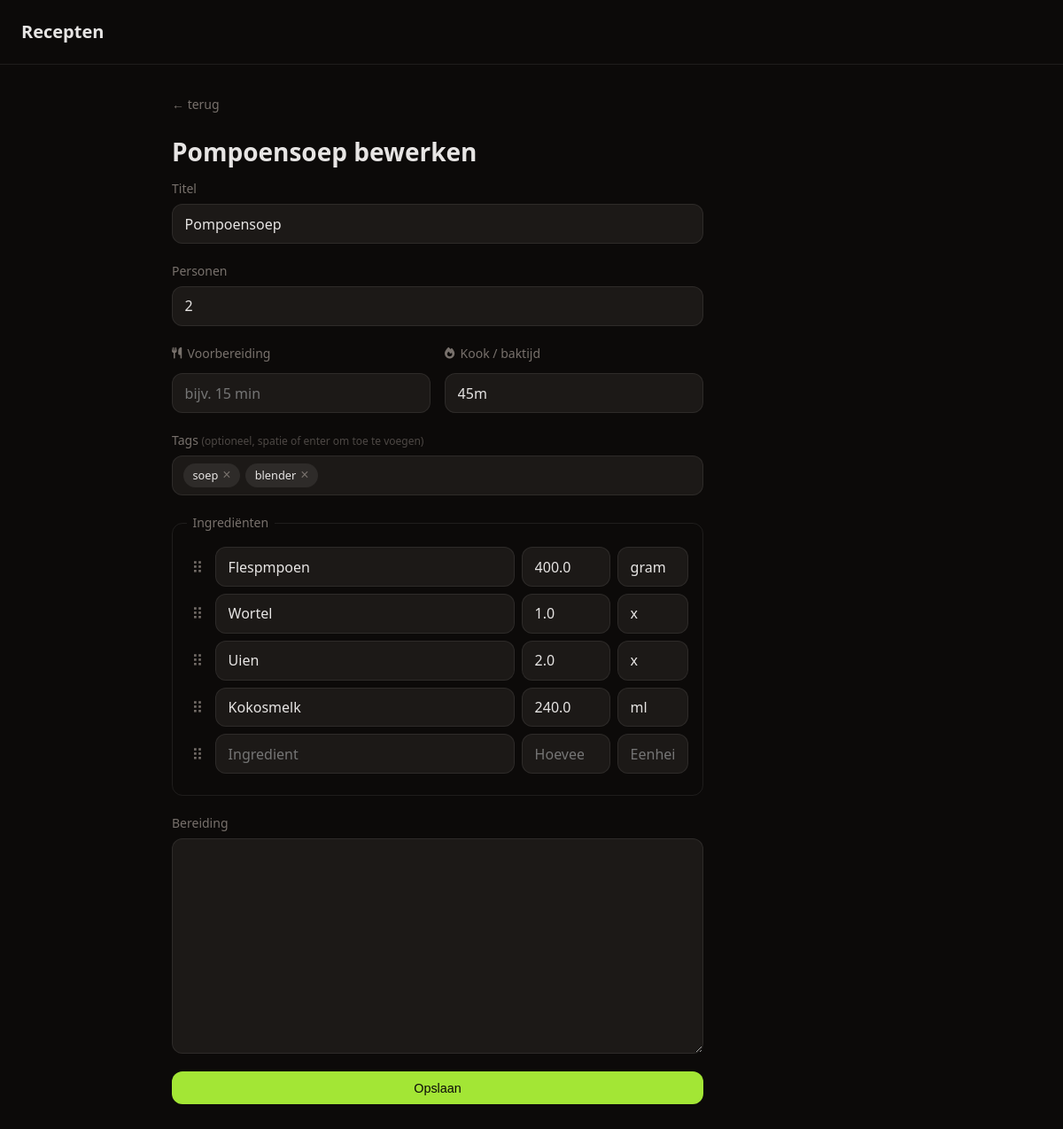
The app's page /recipes/4/edit with its own data.
### tables this page shows
CREATE TABLE recipe (
            id INTEGER PRIMARY KEY AUTOINCREMENT,
            title TEXT NOT NULL,
            steps TEXT NOT NULL DEFAULT '',
            servings INTEGER NOT NULL DEFAULT 2,
            updated_at TIMESTAMP DEFAULT CURRENT_TIMESTAMP
        , cook_time TEXT, tags TEXT, prep_time TEXT);

CREATE TABLE ingredient (
            id INTEGER PRIMARY KEY AUTOINCREMENT,
            recipe_id INTEGER NOT NULL REFERENCES recipe(id) ON DELETE CASCADE,
            item TEXT NOT NULL,
            amount REAL,
            unit TEXT
        , sort_order INTEGER NOT NULL DEFAULT 0);

### app.py (the view)
@app.route("/recipes/<int:id>/edit", methods=["GET", "POST"])
def edit_recipe(id):
    db = get_db()
    recipe = db.execute("SELECT * FROM recipe WHERE id = ?", [id]).fetchone()
    if not recipe:
        return "Recept niet gevonden", 404
    if request.method == "POST":
        return _save_recipe(id)
    ingredients = db.execute("SELECT * FROM ingredient WHERE recipe_id = ? ORDER BY sort_order", [id]).fetchall()
    return render_template("edit.html", recipe=recipe, ingredients=ingredients)

### app.py (called while the page is built)
def get_db():
    if "db" not in g:
        g.db = sqlite3.connect(DATABASE)
        g.db.row_factory = sqlite3.Row
        g.db.execute("PRAGMA foreign_keys = ON")
    return g.db

### templates/edit.html (shortened to what this page needs)
{% extends "base.html" %}
{% block content %}
<a href="{% if recipe %}/recipes/{{ recipe.id }}{% else %}/{% endif %}" class="back">← terug</a>
<h1>{% if recipe %}{{ recipe.title }} bewerken{% else %}Nieuw recept{% endif %}</h1>
<form method="POST" class="recipe-form" {% if recipe %}data-recipe-id="{{ recipe.id }}"{% endif %}>
  <label>
    Titel
    <input name="title" value="{{ recipe.title if recipe else '' }}" required>
  </label>
  <label>
    Personen
    <input name="servings" type="number" min="1" value="{{ recipe.servings if recipe else 2 }}">
  </label>
  <div class="time-fields">
    <label>
      <span class="time-label"><i class="fa-solid fa-utensils"></i> Voorbereiding</span>
      <input name="prep_time" placeholder="bijv. 15 min" value="{{ recipe.prep_time if recipe and recipe.prep_time else '' }}">
    </label>
    <label>
      <span class="time-label"><i class="fa-solid fa-fire"></i> Kook / baktijd</span>
      <input name="cook_time" placeholder="bijv. 30 min" value="{{ recipe.cook_time if recipe and recipe.cook_time else '' }}">
    </label>
  </div>
  <div class="form-group">
    <span class="form-label">Tags <span class="label-optional">(optioneel, spatie of enter om toe te voegen)</span></span>
    <div id="tag-input-box" class="tag-input-box">
      {% if recipe and recipe.tags %}
        {% for tag in recipe.tags.split(',') %}
          {% set t = tag.strip() %}
          {% if t %}
          <span class="tag-pill">{{ t }}<button type="button" class="tag-remove" data-tag="{{ t }}">×</button></span>
          {% endif %}
        {% endfor %}
      {% endif %}
      <input id="tag-text" type="text" placeholder="{% if not recipe or not recipe.tags %}bijv. pasta, soep…{% endif %}" autocomplete="off">
    </div>
  </div>
  <fieldset>
    <legend>Ingrediënten</legend>
    <div id="ingredient-list">
      {% for ing in ingredients %}
      <div class="ingredient-row" draggable="true">
        <span class="drag-handle">⠿</span>
        <input name="item_{{ loop.index0 }}" placeholder="Ingredient" value="{{ ing.item }}">
        <input name="amount_{{ loop.index0 }}" placeholder="Hoeveelheid" type="number" step="any" value="{{ ing.amount if ing.amount is not none else '' }}" class="amount-field">
        <input name="unit_{{ loop.index0 }}" placeholder="Eenheid" value="{{ ing.unit if ing.unit else '' }}" class="unit-field">
      </div>
      {% endfor %}
      <div class="ingredient-row" draggable="true">
        <span class="drag-handle">⠿</span>
        <input name="item_{{ ingredients|length }}" placeholder="Ingredient">
        <input name="amount_{{ ingredients|length }}" placeholder="Hoeveelheid" type="number" step="any" class="amount-field">
        <input name="unit_{{ ingredients|length }}" placeholder="Eenheid" class="unit-field">
      </div>
    </div>
  </fieldset>
  <label>
    Bereiding
    <textarea name="steps" rows="10">{{ recipe.steps if recipe else '' }}</textarea>
  </label>
  <button type="submit" class="btn btn-primary">Opslaan</button>
</form>
{% endblock %}

### static/css/style.css (style rules this page uses)
*, *::before, *::after { box-sizing: border-box; margin: 0; padding: 0; }
:root { --bg: #0c0a09; --surface: #1c1917; --border: rgba(255,255,255,0.08); --text: #e7e5e4; --muted: #78716c; --accent: #a3e635; --accent-fg: #0c0a09; --danger: #dc2626; --radius: 12px; --panel-width: min(420px, 90vw); }
body { background: var(--bg); color: var(--text); font-family: system-ui, sans-serif; font-size: 1rem; line-height: 1.6; min-height: 100vh; }
h1 { font-size: 1.75rem; font-weight: 700; margin-bottom: 0.5rem; }
.back { display: inline-block; color: var(--muted); text-decoration: none; font-size: 0.875rem; margin-bottom: 1.25rem; }
.time-fields { display: grid; grid-template-columns: 1fr 1fr; gap: 1rem; }
.time-label { display: flex; align-items: center; gap: 0.4rem; font-size: 0.875rem; color: var(--muted); margin-bottom: 0.35rem; }
.time-label i { color: var(--muted); }
.time-fields label { display: flex; flex-direction: column; gap: 0.35rem; }
.time-label { font-size: 0.875rem; color: var(--muted); display: flex; align-items: center; gap: 0.4rem; }
.time-label i { font-size: 0.8rem; }
.btn { display: inline-block; padding: 0.6rem 1.2rem; border-radius: var(--radius); font-size: 0.9rem; font-weight: 500; cursor: pointer; text-decoration: none; border: 1px solid var(--border); background: var(--surface); color: var(--text); }
.btn-primary { background: var(--accent); color: var(--accent-fg); border-color: transparent; }
.recipe-form { display: flex; flex-direction: column; gap: 1.25rem; max-width: 600px; }
.recipe-form label { display: flex; flex-direction: column; gap: 0.35rem; font-size: 0.875rem; color: var(--muted); }
.label-optional { font-size: 0.75rem; color: var(--muted); opacity: 0.6; }
.recipe-form input, .recipe-form textarea { background: var(--surface); border: 1px solid var(--border); border-radius: var(--radius); color: var(--text); font-family: inherit; font-size: 1rem; padding: 0.65rem 0.85rem; width: 100%; }
.recipe-form textarea { resize: vertical; }
fieldset { border: 1px solid var(--border); border-radius: var(--radius); padding: 1rem; }
legend { font-size: 0.875rem; color: var(--muted); padding: 0 0.4rem; }
.ingredient-row { display: grid; grid-template-columns: 1fr 100px 80px; gap: 0.5rem; margin-bottom: 0.5rem; }
.ingredient-row[draggable] { grid-template-columns: 24px 1fr 100px 80px; cursor: default; }
.drag-handle { color: var(--muted); cursor: grab; display: flex; align-items: center; justify-content: center; font-size: 1.1rem; user-select: none; }
.form-group { display: flex; flex-direction: column; gap: 0.35rem; }
.form-label { font-size: 0.875rem; color: var(--muted); }
.tag-input-box { display: flex; flex-wrap: wrap; gap: 0.4rem; align-items: center; background: var(--surface); border: 1px solid var(--border); border-radius: var(--radius); padding: 0.5rem 0.75rem; cursor: text; min-height: 2.75rem; }
.tag-input-box input { background: none; border: none; color: var(--text); font-family: inherit; font-size: 1rem; outline: none; padding: 0; min-width: 120px; flex: 1; }
.tag-pill { display: inline-flex; align-items: center; gap: 0.3rem; background: var(--border); border-radius: 999px; padding: 0.2rem 0.65rem; font-size: 0.8rem; color: var(--text); white-space: nowrap; }
.tag-remove { background: none; border: none; color: var(--muted); cursor: pointer; font-size: 1rem; line-height: 1; padding: 0; }

### records on screen
recipe: title "Pompoensoep", servings "2", cook_time "45m"
ingredient: item "Flespmpoen", amount "400.0", unit "gram"
ingredient: item "Wortel", amount "1.0", unit "x"
ingredient: item "Uien", amount "2.0", unit "x"
ingredient: item "Kokosmelk", amount "240.0", unit "ml"

### other values on screen
{{ t }} "soep" "blender"
